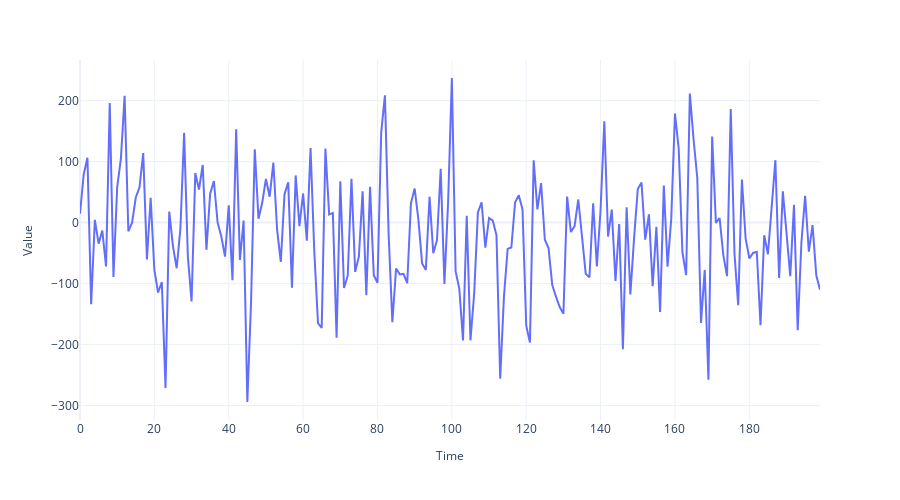

The cell this chart's notebook holds for it:
### Markdown cell above
## White Noise

### Code cell
# Generate the time axis with sequential numbers upto 200
time = np.arange(200)
# Sample 200 hundred random values
values = np.random.randn(200)*100
fig = plot_time_series(time, values, "")
if SAVE_FIGURES:
    fig.write_image("imgs/chapter_1/white_noise_process.png")
fig.show()

### Figure 1 — Plotly figure (JSON) as saved in the notebook; plotly's stock layout.template omitted (floating-point values rounded to 4 significant figures; data arrays with more than 128 entries replaced by an {"elided": "..."} marker saying what was removed)
{"data": [{"hovertemplate": "Time=%{x}<br>Value=%{y}<extra></extra>", "legendgroup": "", "line": {"color": "#636efa", "dash": "solid"}, "marker": {"symbol": "circle"}, "mode": "lines", "name": "", "orientation": "v", "showlegend": false, "type": "scatter", "x": {"elided": "200 int values"}, "xaxis": "x", "y": {"elided": "200 float values"}, "yaxis": "y"}], "layout": {"autosize": false, "height": 500, "legend": {"tracegroupgap": 0}, "margin": {"t": 60}, "title": {"font": {"size": 25}, "text": "", "x": 0.5, "xanchor": "center", "yanchor": "top"}, "width": 900, "xaxis": {"anchor": "y", "domain": [0, 1], "title": {"font": {"size": 12}, "text": "Time"}}, "yaxis": {"anchor": "x", "domain": [0, 1], "title": {"font": {"size": 12}, "text": "Value"}}}}
